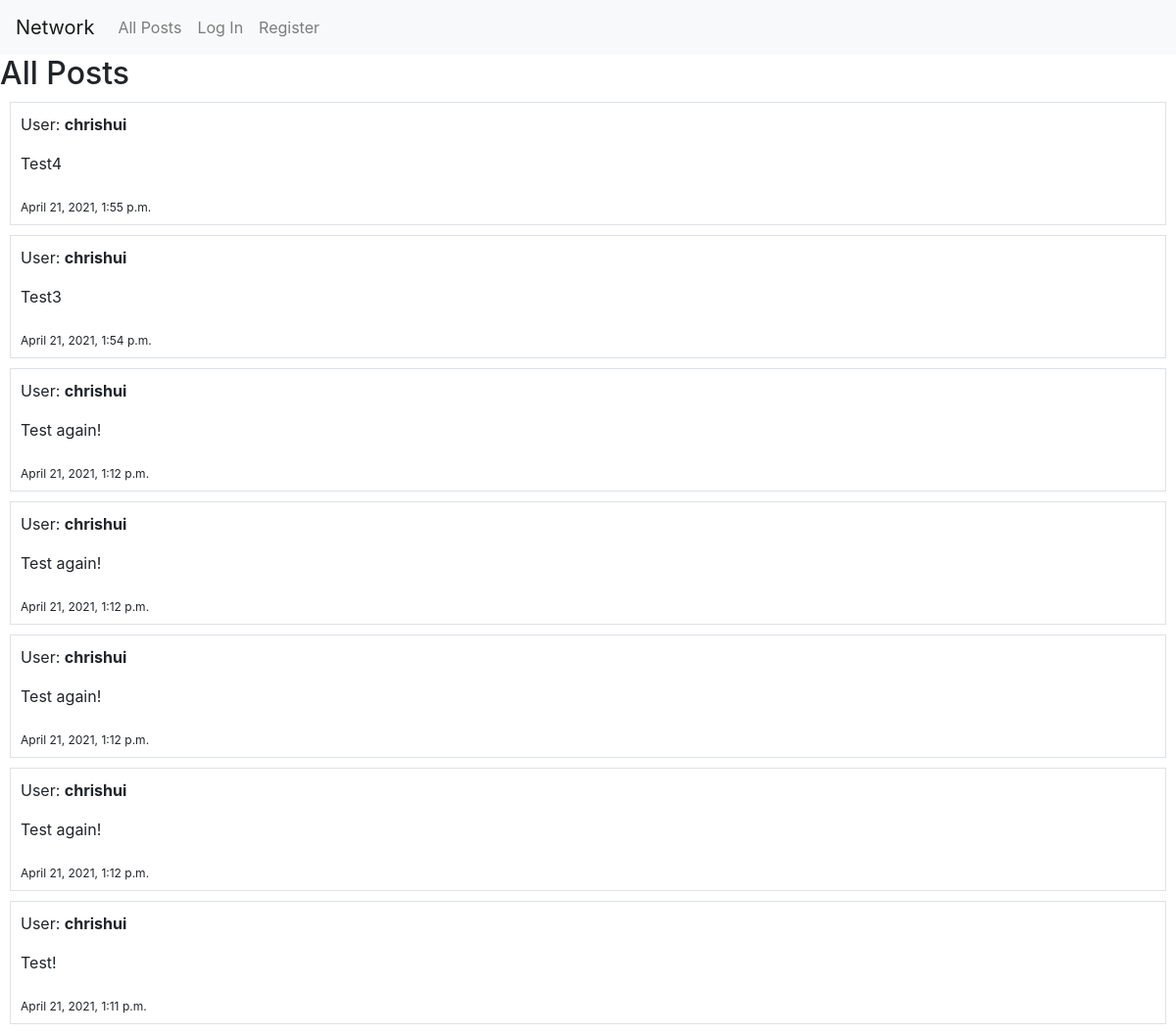
/, run on an earlier commit of the app's database.
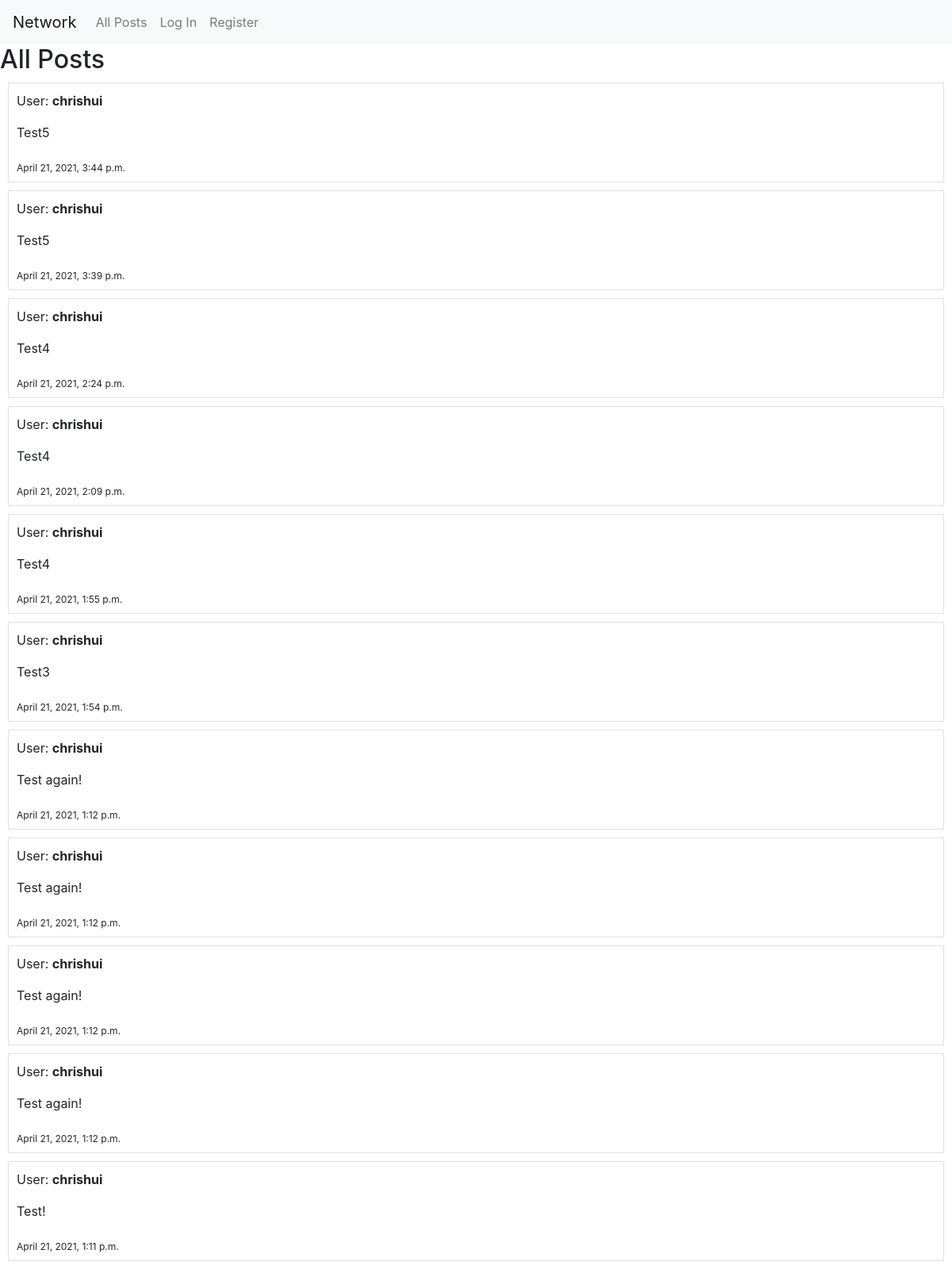
And on a later commit of the database.
### network/models.py (models this page shows, shortened)
class TimeStampMixin(models.Model):
    created_at = models.DateTimeField(auto_now_add=True)
    updated_at = models.DateTimeField(auto_now=True)
    class Meta:
        abstract = True

class Post(TimeStampMixin):
    user = models.ForeignKey(User, on_delete=models.CASCADE)
    content = models.CharField(max_length = 64)

class User(AbstractUser):
    pass

### network/views.py (the view, shortened to what this page needs)
# urls.py: path("", views.index, name="index"),
def index(request):
    posts_chronological = []
    for object in Post.objects.all():
        posts_chronological.insert(0,object)
    return render(request, "network/index.html", {
        "form": PostForm(),
        "posts": posts_chronological,
    })

### network/templates/network/index.html (shortened to what this page needs)
{% extends "network/layout.html" %}
{% block body %}
    <h2>All Posts</h2>
    {% for post in posts %}
      <div class="border" style="margin: 10px; padding: 10px;">
        <p>User:  <b> {{ post.user }} </b></p>
        <p> {{ post.content }} </p>
        <sub> {{ post.created_at }}</sub>
      </div>
    {% endfor %}
{% endblock %}

### network/templates/network/layout.html (shortened to what this page needs)
{% load static %}
<!DOCTYPE html>
<html lang="en">
    <head>
        <link rel="stylesheet" href="https://stackpath.bootstrapcdn.com/bootstrap/4.4.1/css/bootstrap.min.css">
        <link href="{% static 'network/styles.css' %}" rel="stylesheet">
    </head>
    <body>
        <nav class="navbar navbar-expand-lg navbar-light bg-light">
            <a class="navbar-brand" href="#">Network</a>
            <div>
              <ul class="navbar-nav mr-auto">
                <li class="nav-item">
                  <a class="nav-link" href="{% url 'index' %}">All Posts</a>
                </li>
                {% if user.is_authenticated %}
                    <li class="nav-item">
                        <a class="nav-link" href="#">Following</a>
                    </li>
                    <li class="nav-item">
                        <a class="nav-link" href="{% url 'logout' %}">Log Out</a>
                    </li>
                {% else %}
                    <li class="nav-item">
                        <a class="nav-link" href="{% url 'login' %}">Log In</a>
                    </li>
                    <li class="nav-item">
                        <a class="nav-link" href="{% url 'register' %}">Register</a>
                    </li>
                {% endif %}
              </ul>
            </div>
          </nav>
        <div class="body">
            {% block body %}
            {% endblock %}
        </div>
    </body>
</html>

What changed in the data, as far as the page shows it:
added Post: user "chrishui", content "Test5", created_at "April 21, 2021, 3:44 p.m."
added Post: user "chrishui", content "Test5", created_at "April 21, 2021, 3:39 p.m."
added Post: user "chrishui", content "Test4", created_at "April 21, 2021, 2:24 p.m."
added Post: user "chrishui", content "Test4", created_at "April 21, 2021, 2:09 p.m."
